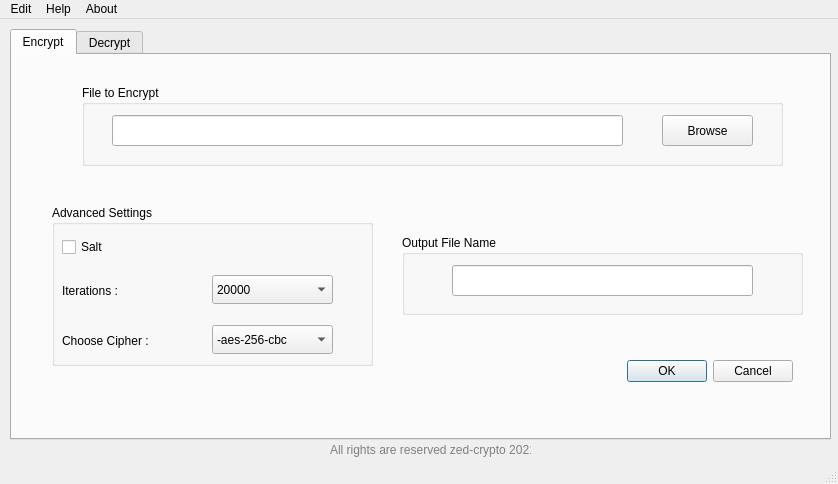
<?xml version="1.0" encoding="UTF-8"?>
<ui version="4.0">
 <class>MainWindow</class>
 <widget class="QMainWindow" name="MainWindow">
  <property name="geometry">
   <rect>
    <x>0</x>
    <y>0</y>
    <width>838</width>
    <height>484</height>
   </rect>
  </property>
  <property name="windowTitle">
   <string>MainWindow</string>
  </property>
  <property name="styleSheet">
   <string notr="true"/>
  </property>
  <widget class="QWidget" name="centralwidget">
   <widget class="QTabWidget" name="Encrypt">
    <property name="geometry">
     <rect>
      <x>10</x>
      <y>10</y>
      <width>821</width>
      <height>411</height>
     </rect>
    </property>
    <property name="whatsThis">
     <string>&lt;html&gt;&lt;head/&gt;&lt;body&gt;&lt;p&gt;&lt;br/&gt;&lt;/p&gt;&lt;/body&gt;&lt;/html&gt;</string>
    </property>
    <property name="styleSheet">
     <string notr="true"/>
    </property>
    <property name="currentIndex">
     <number>0</number>
    </property>
    <widget class="QWidget" name="encrypt_tab">
     <attribute name="title">
      <string>Encrypt</string>
     </attribute>
     <widget class="QDialogButtonBox" name="btn_box_encrypt">
      <property name="geometry">
       <rect>
        <x>600</x>
        <y>300</y>
        <width>181</width>
        <height>32</height>
       </rect>
      </property>
      <property name="standardButtons">
       <set>QDialogButtonBox::Cancel|QDialogButtonBox::Ok</set>
      </property>
     </widget>
     <widget class="QGroupBox" name="groupBox">
      <property name="geometry">
       <rect>
        <x>40</x>
        <y>150</y>
        <width>321</width>
        <height>161</height>
       </rect>
      </property>
      <property name="title">
       <string>Advanced Settings</string>
      </property>
      <widget class="QCheckBox" name="checkBox_salt">
       <property name="geometry">
        <rect>
         <x>10</x>
         <y>30</y>
         <width>96</width>
         <height>24</height>
        </rect>
       </property>
       <property name="styleSheet">
        <string notr="true">font: 75 14pt &quot;Cantarell&quot;;</string>
       </property>
       <property name="text">
        <string>Salt</string>
       </property>
      </widget>
      <widget class="QComboBox" name="iters">
       <property name="geometry">
        <rect>
         <x>160</x>
         <y>70</y>
         <width>121</width>
         <height>29</height>
        </rect>
       </property>
       <item>
        <property name="text">
         <string>20000</string>
        </property>
       </item>
       <item>
        <property name="text">
         <string>10000</string>
        </property>
       </item>
       <item>
        <property name="text">
         <string>7000</string>
        </property>
       </item>
       <item>
        <property name="text">
         <string>5000</string>
        </property>
       </item>
      </widget>
      <widget class="QLabel" name="label_iters">
       <property name="geometry">
        <rect>
         <x>10</x>
         <y>60</y>
         <width>121</width>
         <height>51</height>
        </rect>
       </property>
       <property name="styleSheet">
        <string notr="true">font: 75 14pt &quot;Cantarell&quot;;</string>
       </property>
       <property name="text">
        <string>Iterations :</string>
       </property>
      </widget>
      <widget class="QLabel" name="label_cipher_encrypt">
       <property name="geometry">
        <rect>
         <x>10</x>
         <y>120</y>
         <width>151</width>
         <height>31</height>
        </rect>
       </property>
       <property name="styleSheet">
        <string notr="true">font: 75 14pt &quot;Cantarell&quot;;</string>
       </property>
       <property name="text">
        <string>Choose Cipher :</string>
       </property>
      </widget>
      <widget class="QComboBox" name="cipher_encrypt">
       <property name="geometry">
        <rect>
         <x>160</x>
         <y>120</y>
         <width>121</width>
         <height>29</height>
        </rect>
       </property>
       <item>
        <property name="text">
         <string>-aes-256-cbc</string>
        </property>
       </item>
       <item>
        <property name="text">
         <string>-aria-256-ctr </string>
        </property>
       </item>
       <item>
        <property name="text">
         <string>-camellia-256-ctr</string>
        </property>
       </item>
       <item>
        <property name="text">
         <string>-cast5-ecb</string>
        </property>
       </item>
       <item>
        <property name="text">
         <string>-rc4</string>
        </property>
       </item>
      </widget>
     </widget>
     <widget class="QGroupBox" name="groupBox_2">
      <property name="geometry">
       <rect>
        <x>390</x>
        <y>180</y>
        <width>401</width>
        <height>80</height>
       </rect>
      </property>
      <property name="title">
       <string>Output File Name</string>
      </property>
      <widget class="QLineEdit" name="encrypt_output">
       <property name="geometry">
        <rect>
         <x>50</x>
         <y>30</y>
         <width>301</width>
         <height>31</height>
        </rect>
       </property>
      </widget>
     </widget>
     <widget class="QGroupBox" name="groupBox_3">
      <property name="geometry">
       <rect>
        <x>70</x>
        <y>30</y>
        <width>701</width>
        <height>81</height>
       </rect>
      </property>
      <property name="title">
       <string>File to Encrypt</string>
      </property>
      <widget class="QLineEdit" name="lineEdit_file_encrypt">
       <property name="geometry">
        <rect>
         <x>30</x>
         <y>30</y>
         <width>511</width>
         <height>31</height>
        </rect>
       </property>
      </widget>
      <widget class="QPushButton" name="browse_encrypt">
       <property name="geometry">
        <rect>
         <x>580</x>
         <y>30</y>
         <width>91</width>
         <height>31</height>
        </rect>
       </property>
       <property name="styleSheet">
        <string notr="true"/>
       </property>
       <property name="text">
        <string>Browse</string>
       </property>
      </widget>
     </widget>
    </widget>
    <widget class="QWidget" name="decrypt_tab">
     <attribute name="title">
      <string>Decrypt</string>
     </attribute>
     <widget class="QLabel" name="label_11">
      <property name="geometry">
       <rect>
        <x>460</x>
        <y>260</y>
        <width>301</width>
        <height>31</height>
       </rect>
      </property>
      <property name="styleSheet">
       <string notr="true">font: 12pt &quot;Nirmala UI Semilight&quot;;</string>
      </property>
      <property name="text">
       <string>NOTE :  extension required (.txt , .py ...etc)</string>
      </property>
     </widget>
     <widget class="QGroupBox" name="groupBox_4">
      <property name="geometry">
       <rect>
        <x>90</x>
        <y>30</y>
        <width>651</width>
        <height>101</height>
       </rect>
      </property>
      <property name="title">
       <string>File to Decrypt</string>
      </property>
      <widget class="QLineEdit" name="lineEdit_file_dcrypt">
       <property name="geometry">
        <rect>
         <x>20</x>
         <y>40</y>
         <width>511</width>
         <height>31</height>
        </rect>
       </property>
      </widget>
      <widget class="QPushButton" name="browse_decrypt">
       <property name="geometry">
        <rect>
         <x>540</x>
         <y>40</y>
         <width>91</width>
         <height>31</height>
        </rect>
       </property>
       <property name="text">
        <string>Browse</string>
       </property>
      </widget>
     </widget>
     <widget class="QGroupBox" name="groupBox_5">
      <property name="geometry">
       <rect>
        <x>40</x>
        <y>170</y>
        <width>331</width>
        <height>91</height>
       </rect>
      </property>
      <property name="title">
       <string>Advanced Settings</string>
      </property>
      <widget class="QComboBox" name="cipher_decrypt">
       <property name="geometry">
        <rect>
         <x>180</x>
         <y>40</y>
         <width>121</width>
         <height>29</height>
        </rect>
       </property>
       <item>
        <property name="text">
         <string>-aes-256-cbc</string>
        </property>
       </item>
       <item>
        <property name="text">
         <string>-aria-256-ctr </string>
        </property>
       </item>
       <item>
        <property name="text">
         <string>-camellia-256-ctr</string>
        </property>
       </item>
       <item>
        <property name="text">
         <string>-cast5-ecb</string>
        </property>
       </item>
       <item>
        <property name="text">
         <string>-rc4</string>
        </property>
       </item>
      </widget>
      <widget class="QLabel" name="label_cipher_decrypt">
       <property name="geometry">
        <rect>
         <x>30</x>
         <y>40</y>
         <width>141</width>
         <height>31</height>
        </rect>
       </property>
       <property name="styleSheet">
        <string notr="true">font: 75 14pt &quot;Cantarell&quot;;</string>
       </property>
       <property name="text">
        <string>Choose Cipher :</string>
       </property>
      </widget>
     </widget>
     <widget class="QGroupBox" name="groupBox_6">
      <property name="geometry">
       <rect>
        <x>420</x>
        <y>170</y>
        <width>381</width>
        <height>80</height>
       </rect>
      </property>
      <property name="title">
       <string>Output File Name</string>
      </property>
      <widget class="QLineEdit" name="decrypt_output">
       <property name="geometry">
        <rect>
         <x>40</x>
         <y>30</y>
         <width>301</width>
         <height>31</height>
        </rect>
       </property>
      </widget>
     </widget>
     <widget class="QDialogButtonBox" name="btn_box_decrypt">
      <property name="geometry">
       <rect>
        <x>610</x>
        <y>340</y>
        <width>161</width>
        <height>41</height>
       </rect>
      </property>
      <property name="standardButtons">
       <set>QDialogButtonBox::Cancel|QDialogButtonBox::Ok</set>
      </property>
     </widget>
    </widget>
   </widget>
   <widget class="QLabel" name="label">
    <property name="geometry">
     <rect>
      <x>330</x>
      <y>420</y>
      <width>201</width>
      <height>21</height>
     </rect>
    </property>
    <property name="styleSheet">
     <string notr="true">color: grey;</string>
    </property>
    <property name="text">
     <string>All rights are reserved zed-crypto 2021</string>
    </property>
   </widget>
  </widget>
  <widget class="QMenuBar" name="menubar">
   <property name="geometry">
    <rect>
     <x>0</x>
     <y>0</y>
     <width>838</width>
     <height>21</height>
    </rect>
   </property>
   <widget class="QMenu" name="menuopen">
    <property name="title">
     <string>Edit</string>
    </property>
   </widget>
   <widget class="QMenu" name="menuhelp">
    <property name="title">
     <string>Help</string>
    </property>
   </widget>
   <widget class="QMenu" name="menuAbout">
    <property name="title">
     <string>About</string>
    </property>
   </widget>
   <addaction name="menuopen"/>
   <addaction name="menuhelp"/>
   <addaction name="menuAbout"/>
  </widget>
  <widget class="QStatusBar" name="statusbar"/>
  <action name="actionOpen">
   <property name="text">
    <string>Open</string>
   </property>
  </action>
 </widget>
 <resources/>
 <connections/>
</ui>
